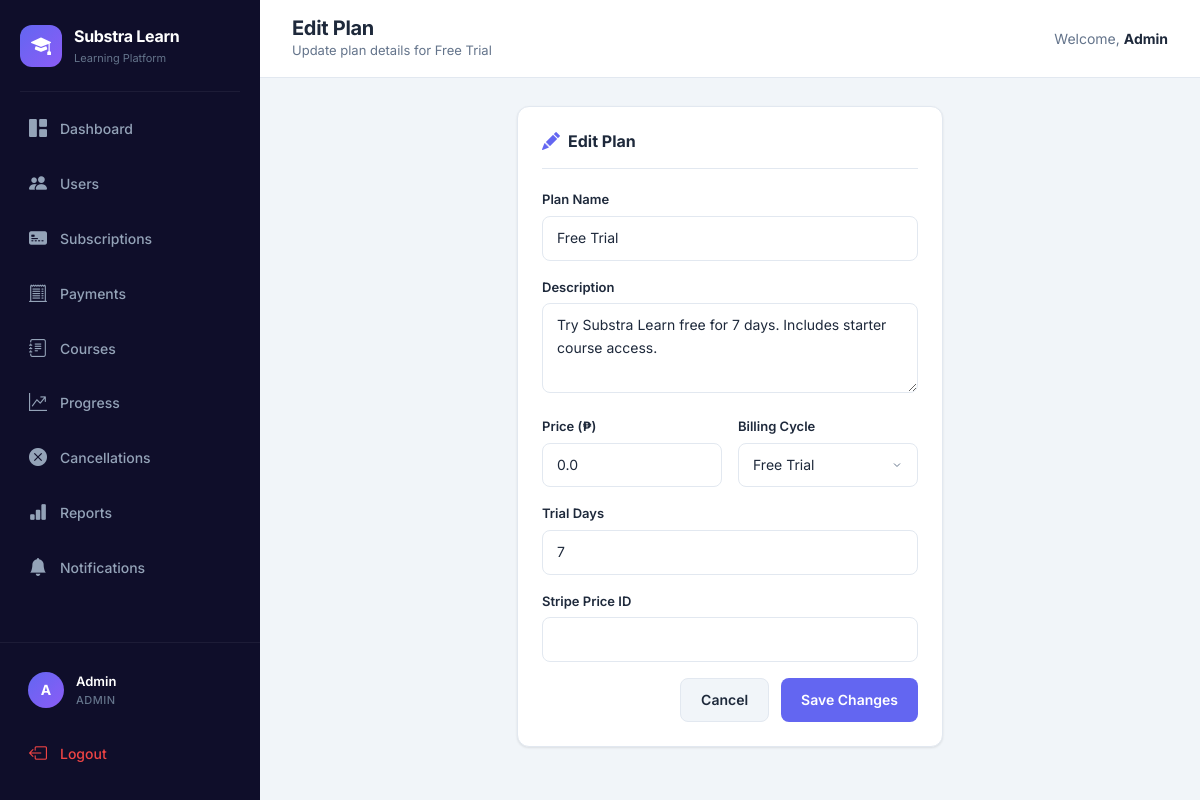
The page /admin/edit_plan/1 (signed in) on the database its author committed.
### tables this page shows
CREATE TABLE plans (
    id INTEGER PRIMARY KEY AUTOINCREMENT,
    name TEXT NOT NULL,
    description TEXT DEFAULT '',
    price REAL NOT NULL,
    billing_cycle TEXT NOT NULL,
    stripe_price_id TEXT DEFAULT '',
    status TEXT DEFAULT 'active',
    trial_days INTEGER DEFAULT 0,
    created_at TEXT DEFAULT (datetime('now'))
);

### app.py (the view, shortened to what this page needs)
@app.route("/admin/edit_plan/<int:plan_id>", methods=["GET", "POST"])
@admin_required
def edit_plan(plan_id):
    conn = get_db()
    plan = conn.execute("SELECT * FROM plans WHERE id=?", (plan_id,)).fetchone(); conn.close()
    if not plan: flash("Plan not found", "danger"); return redirect("/admin")
    return render_template("admin_edit_plan.html", plan=plan)

### app.py (called while the page is built)
def get_db():
    conn = sqlite3.connect(os.getenv("DATABASE_PATH", DB_PATH), timeout=10)
    conn.row_factory = sqlite3.Row
    conn.execute("PRAGMA journal_mode=WAL")
    conn.execute("PRAGMA busy_timeout=10000")
    conn.execute("PRAGMA foreign_keys=ON")
    return conn

def get_csrf_token():
    if "_csrf_token" not in session:
        session["_csrf_token"] = secrets.token_urlsafe(32)
    return session["_csrf_token"]

@app.context_processor
def inject_helpers():
    def csrf_field():
        return Markup(f'<input type="hidden" name="csrf_token" value="{escape(get_csrf_token())}">')
    return {"csrf_token": get_csrf_token, "csrf_field": csrf_field}

@app.before_request
def protect_posts():
    if request.method != "POST" or request.endpoint == "stripe_webhook":
        return
    sent = request.form.get("csrf_token", "")
    expected = session.get("_csrf_token", "")
    if not expected or not hmac.compare_digest(sent, expected):
        abort(400, "Invalid CSRF token")

def admin_required(func):
    @wraps(func)
    def wrapper(*args, **kwargs):
        if "user_id" not in session or session.get("role") != "admin":
            flash("Access denied", "danger")
            return redirect("/login")
        return func(*args, **kwargs)
    return wrapper

@app.before_request
def refresh_badges():
    if "user_id" not in session:
        return
    try:
        conn = get_db()
        session["notification_count"] = conn.execute(
            "SELECT COUNT(*) FROM notifications WHERE user_id=? AND is_read=0", (session["user_id"],)
        ).fetchone()[0]
        if session.get("role") == "admin":
            session["pending_count"] = conn.execute("SELECT COUNT(*) FROM cancellation_requests WHERE status='pending'").fetchone()[0]
            session["failed_payment_count"] = conn.execute("SELECT COUNT(*) FROM payments WHERE status='failed'").fetchone()[0]
        conn.close()
    except Exception:
        pass

### templates/admin_edit_plan.html
{% extends "base.html" %}
{% block page_title %}Edit Plan{% endblock %}
{% block page_subtitle %}Update plan details for {{ plan['name'] }}{% endblock %}
{% block content %}
<div class="row justify-content-center"><div class="col-lg-6"><div class="content-card"><div class="card-header-custom"><h2 class="card-title"><i class="bi bi-pencil-fill"></i> Edit Plan</h2></div><form method="POST" action="/admin/edit_plan/{{ plan['id'] }}">{{ csrf_field()|safe }}<div class="form-group"><label class="form-label">Plan Name</label><input name="name" class="form-input" value="{{ plan['name'] }}" required></div><div class="form-group"><label class="form-label">Description</label><textarea name="description" class="form-input" rows="3">{{ plan['description'] }}</textarea></div><div class="form-row"><div class="form-group"><label class="form-label">Price (₱)</label><input name="price" type="number" step="0.01" class="form-input" value="{{ plan['price'] }}" required></div><div class="form-group"><label class="form-label">Billing Cycle</label><select name="billing_cycle" class="form-input"><option value="Monthly" {% if plan['billing_cycle']=='Monthly' %}selected{% endif %}>Monthly</option><option value="Quarterly" {% if plan['billing_cycle']=='Quarterly' %}selected{% endif %}>Quarterly</option><option value="Yearly" {% if plan['billing_cycle']=='Yearly' %}selected{% endif %}>Yearly</option><option value="Free Trial" {% if plan['billing_cycle']=='Free Trial' %}selected{% endif %}>Free Trial</option></select></div></div><div class="form-group"><label class="form-label">Trial Days</label><input name="trial_days" type="number" min="0" class="form-input" value="{{ plan['trial_days'] or 0 }}"></div><div class="form-group"><label class="form-label">Stripe Price ID</label><input name="stripe_price_id" class="form-input" value="{{ plan['stripe_price_id'] }}"></div><div class="form-actions"><a href="/admin" class="btn-custom btn-secondary-custom">Cancel</a><button class="btn-custom btn-primary-custom">Save Changes</button></div></form></div></div></div>
{% endblock %}

### static/style.css (style rules this page uses)
:root { --primary: #6366F1; --primary-dark: #4F46E5; --primary-light: #A5B4FC; --primary-bg: #EEF2FF; --secondary: #8B5CF6; --success: #10B981; --success-bg: #D1FAE5; --warning: #F59E0B; --warning-bg: #FEF3C7; --danger: #EF4444; --danger-bg: #FEE2E2; --info: #06B6D4; --info-bg: #CFFAFE; --dark: #0F172A; --sidebar-bg: #0F0E2A; --sidebar-hover: #1E1B4B; --sidebar-active: #6366F1; --bg: #F1F5F9; --card: #FFFFFF; --text: #1E293B; --text-muted: #64748B; --border: #E2E8F0; --radius: 12px; --radius-sm: 8px; --radius-lg: 16px; --shadow: 0 1px 3px rgba(0,0,0,0.06), 0 1px 2px rgba(0,0,0,0.04); --shadow-md: 0 4px 6px rgba(0,0,0,0.05), 0 2px 4px rgba(0,0,0,0.03); --shadow-lg: 0 10px 25px rgba(0,0,0,0.08), 0 4px 10px rgba(0,0,0,0.04); --transition: all 0.2s ease; --sidebar-width: 260px; }
* { margin: 0; padding: 0; box-sizing: border-box; }
body { font-family: 'Inter', -apple-system, BlinkMacSystemFont, 'Segoe UI', sans-serif; background: var(--bg); color: var(--text); line-height: 1.6; -webkit-font-smoothing: antialiased; }
.content-card { background: var(--card); border-radius: var(--radius); padding: 24px; box-shadow: var(--shadow); border: 1px solid var(--border); margin-bottom: 0; }
.card-header-custom { display: flex; align-items: center; justify-content: space-between; margin-bottom: 20px; padding-bottom: 16px; border-bottom: 1px solid var(--border); }
.card-title { font-size: 16px; font-weight: 700; color: var(--text); display: flex; align-items: center; gap: 8px; margin: 0; }
.card-title i { color: var(--primary); font-size: 18px; }
.btn-custom { display: inline-flex; align-items: center; justify-content: center; gap: 8px; padding: 10px 20px; border-radius: var(--radius-sm); font-size: 14px; font-weight: 600; text-decoration: none; border: none; cursor: pointer; transition: var(--transition); white-space: nowrap; }
.btn-primary-custom { background: var(--primary); color: white; }
.btn-secondary-custom { background: var(--bg); color: var(--text); border: 1px solid var(--border); }
.form-group { margin-bottom: 16px; flex: 1; }
.form-label { display: block; font-size: 13px; font-weight: 600; color: var(--text); margin-bottom: 6px; }
.form-input { width: 100%; padding: 10px 14px; border: 1.5px solid var(--border); border-radius: var(--radius-sm); font-size: 14px; font-family: inherit; color: var(--text); background: var(--card); transition: var(--transition); outline: none; }
.form-input::placeholder { color: #CBD5E1; }
.form-row { display: flex; gap: 16px; }
.form-actions { display: flex; gap: 12px; justify-content: flex-end; margin-top: 8px; }
select.form-input { cursor: pointer; appearance: none; background-repeat: no-repeat; background-position: right 14px center; padding-right: 36px; }
textarea.form-input { resize: vertical; min-height: 60px; }

### rows shown on the page
plans: name "Free Trial", description "Try Substra Learn free for 7 days. Includes starter course access.", price "0.0", billing_cycle "Free Trial", trial_days "7"

### other values the page prints
{{ session.get('user_name', 'U')[0]|upper }} "A"
{{ session.get('user_name') }} "Admin"
{{ session.get('role')|upper }} "ADMIN"
